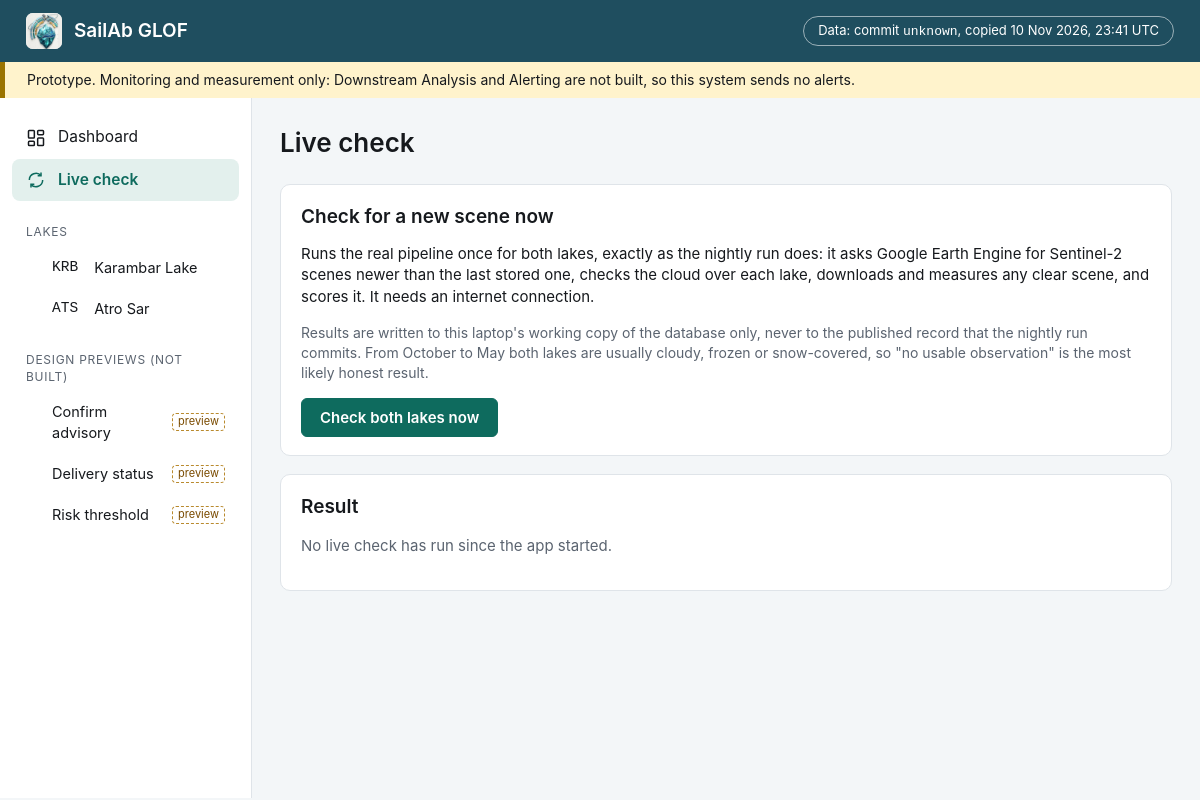
The app's page /live with its own data.
### tables this page shows
CREATE TABLE lake (
    id INTEGER PRIMARY KEY,
    code TEXT NOT NULL UNIQUE,
    name TEXT NOT NULL,
    centre_lon REAL NOT NULL,
    centre_lat REAL NOT NULL,
    boundary_radius_m REAL NOT NULL,
    growth_distance_limit_m REAL NOT NULL DEFAULT 2500
);

### webapp/main.py (the view)
    @app.get("/live", response_class=HTMLResponse)
    def live_page(request: Request) -> HTMLResponse:
        live = app.state.live
        return render(request, "live.html", "live", {"state": live.snapshot(), "history": list(reversed(live.history))})

### webapp/templates/live.html (shortened to what this page needs)
{% extends "base.html" %}
{% from "_macros.html" import icon_info, icon_warn, icon_error %}
{% block main %}
{% set st = d.state %}{% set r = st.result %}
<div class="page-head"><h1>Live check</h1></div>
<section class="card">
  <h2>Check for a new scene now</h2>
  <p style="margin-top:0">Runs the real pipeline once for both lakes, exactly as the nightly run does: it asks Google Earth Engine for
    Sentinel-2 scenes newer than the last stored one, checks the cloud over each lake, downloads and measures any clear scene,
    and scores it. It needs an internet connection.</p>
  <p style="color:var(--muted);font-size:14px">Results are written to this laptop's working copy of the database only, never to the
    published record that the nightly run commits. From October to May both lakes are usually cloudy, frozen or snow-covered, so
    "no usable observation" is the most likely honest result.</p>
  <form method="post" action="/live/check">
    <button type="submit" class="btn primary" {% if st.status == 'running' %}disabled title="A check is already running"{% endif %}>
      {% if st.status == 'running' %}Checking…{% else %}Check both lakes now{% endif %}</button>
  </form>
</section>
<section class="card mt">
  <h2>Result</h2>
  {% if st.status == 'idle' %}
    <p style="color:var(--muted)">No live check has run since the app started.</p>
  {% elif st.status == 'running' %}
    <div class="banner info">{{ icon_info() }}<div><strong>Checking both lakes…</strong> Started {{ st.started_at | utc_time }}.
      This page refreshes every 3 seconds. A check usually takes 10 to 60 seconds.</div></div>
  {% elif st.status == 'no_new_scene' %}
    <div class="banner info">{{ icon_info() }}<div><strong>No new scene for either lake</strong> since the newest one already stored.
      Earth Engine answered normally; Sentinel-2 passes about every 2 to 5 days and new scenes take some hours to appear.</div></div>
  {% endif %}
</section>
{% endblock %}

### webapp/templates/base.html (shortened to what this page needs)
<!doctype html>
<html lang="en">
<head>
  <link rel="stylesheet" href="/static/style.css">
</head>
<body>
  <header class="topbar">
    <a class="brand" href="/"><img src="/static/logo_mark.png" alt="">SailAb GLOF</a>
    <a class="provenance" href="/api/provenance" title="Which published database state these pages show">
      Data: commit <span class="mono">{{ provenance.git_commit or "unknown" }}</span>, copied {{ provenance.copied_at | utc_time }}
    </a>
  </header>
  <div class="banner-top">
    Prototype. Monitoring and measurement only: Downstream Analysis and Alerting are not built, so this system sends no alerts.
  </div>
  <div class="layout">
    <nav class="sidebar">
      <a href="/" class="{{ 'active' if nav == 'dashboard' }}">
        <svg viewBox="0 0 24 24" fill="none" stroke="currentColor" stroke-width="1.8"><rect x="3" y="3" width="7" height="9" rx="1"/><rect x="14" y="3" width="7" height="5" rx="1"/><rect x="14" y="12" width="7" height="9" rx="1"/><rect x="3" y="16" width="7" height="5" rx="1"/></svg>
        Dashboard</a>
      <a href="/live" class="{{ 'active' if nav == 'live' }}">
        <svg viewBox="0 0 24 24" fill="none" stroke="currentColor" stroke-width="1.8"><path d="M4 12a8 8 0 0 1 14-5.3M20 12a8 8 0 0 1-14 5.3"/><path d="M18 3v4h-4M6 21v-4h4"/></svg>
        Live check</a>
      <div class="section">Lakes</div>
      {% for l in nav_lakes %}
      <a href="/lakes/{{ l.code }}" class="sub {{ 'active' if nav == l.code }}"><span class="mono">{{ l.code }}</span>&nbsp;{{ l.name }}</a>
      {% endfor %}
      <div class="section">Design previews (not built)</div>
      <a href="/preview/confirm-advisory" class="sub preview-link {{ 'active' if nav == 'p-confirm' }}">Confirm advisory</a>
      <a href="/preview/delivery-status" class="sub preview-link {{ 'active' if nav == 'p-delivery' }}">Delivery status</a>
      <a href="/preview/risk-threshold" class="sub preview-link {{ 'active' if nav == 'p-threshold' }}">Risk threshold</a>
    </nav>
    <main>{% block main %}{% endblock %}</main>
  </div>
</body>
</html>

### webapp/static/style.css (style rules this page uses)
:root { --header: #1f4e5f; --primary: #0e6b5e; --primary-soft: #e3f0ed; --page: #f3f6f8; --card: #ffffff; --border: #dfe4e9; --text: #16191d; --muted: #5b6470; --banner: #fff3cc; --banner-stripe: #9a7300; --info: #e8eef7; --info-text: #1d3f78; --warn: #fff3cc; --warn-text: #6b5000; --error: #fbe9e9; --error-text: #8e1b1b; --optical: #1e4e8c; --chip: #eef1f4; --mono: "IBM Plex Mono", "JetBrains Mono", ui-monospace, "SFMono-Regular", Menlo, Consolas, monospace; }
* { box-sizing: border-box; }
html, body { margin: 0; }
body { background: var(--page); color: var(--text); font: 15px/1.45 Inter, "Segoe UI", system-ui, -apple-system, Roboto, Arial, sans-serif; }
a { color: var(--primary); text-decoration: none; }
.mono { font-family: var(--mono); }
.topbar { background: var(--header); color: #fff; height: 62px; display: flex; align-items: center; padding: 0 26px; gap: 12px; }
.topbar .brand { display: flex; align-items: center; gap: 12px; color: #fff; font-weight: 600; font-size: 19px; }
.topbar .brand img { width: 36px; height: 36px; border-radius: 7px; background: #fff; }
.provenance { border: 1px solid rgba(255,255,255,.55); border-radius: 999px; padding: 4px 14px; font-size: 13px; color: #fff; }
.banner-top { background: var(--banner); border-left: 5px solid var(--banner-stripe); padding: 8px 22px; font-size: 14px; }
.layout { display: grid; grid-template-columns: 252px 1fr; min-height: calc(100vh - 100px); }
.sidebar { background: #fff; border-right: 1px solid var(--border); padding: 18px 12px; }
.sidebar a { display: flex; align-items: center; gap: 12px; padding: 10px 14px; border-radius: 8px; color: var(--text); font-size: 15.5px; }
.sidebar a.active { background: var(--primary-soft); color: var(--primary); font-weight: 600; }
.sidebar .section { margin: 22px 14px 6px; font-size: 12px; letter-spacing: .06em; color: var(--muted); text-transform: uppercase; }
.sidebar .sub { padding-left: 40px; font-size: 14.5px; }
.sidebar svg { width: 20px; height: 20px; flex: none; }
main { padding: 26px 28px 40px; min-width: 0; }
h1 { font-size: 26px; font-weight: 600; margin: 0 0 4px; }
h2 { font-size: 19px; font-weight: 600; margin: 0 0 12px; }
.page-head { display: flex; align-items: baseline; justify-content: space-between; gap: 20px; margin-bottom: 18px; flex-wrap: wrap; }
.card { background: var(--card); border: 1px solid var(--border); border-radius: 10px; padding: 18px 20px; }
.mt { margin-top: 18px; }
.preview-link::after { content: "preview"; margin-left: auto; font-size: 11px; color: #7a4b00; border: 1px dashed #b98a2e; border-radius: 4px; padding: 0 5px; }
.btn { font: 600 15px Inter, system-ui, sans-serif; border-radius: 6px; padding: 9px 18px; border: 1px solid var(--border); background: #fff; color: var(--text); }
.btn.primary { background: var(--primary); border-color: var(--primary); color: #fff; }

### records on screen
lake: code "KRB", name "Karambar Lake"
lake: code "ATS", name "Atro Sar"

### other values on screen
{{ provenance.git_commit or "unknown" }} "unknown"
{{ provenance.copied_at | utc_time }} "10 Nov 2026, 23:41 UTC"
